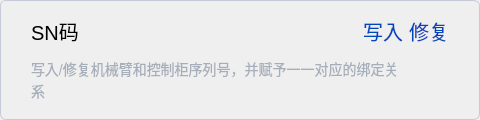
                <widget class="QWidget" name="widgetSystemSN" native="true">
                 <property name="minimumSize">
                  <size>
                   <width>480</width>
                   <height>120</height>
                  </size>
                 </property>
                 <property name="maximumSize">
                  <size>
                   <width>480</width>
                   <height>120</height>
                  </size>
                 </property>
                 <property name="styleSheet">
                  <string notr="true">	border: 1px solid #C6C9D7;
                  border-radius: 6px;</string>
                 </property>
                 <layout class="QGridLayout" name="gridLayout_39">
                  <item row="0" column="0">
                   <spacer name="horizontalSpacer_53">
                    <property name="orientation">
                     <enum>Qt::Horizontal</enum>
                    </property>
                    <property name="sizeType">
                     <enum>QSizePolicy::Fixed</enum>
                    </property>
                    <property name="sizeHint" stdset="0">
                     <size>
                      <width>20</width>
                      <height>20</height>
                     </size>
                    </property>
                   </spacer>
                  </item>
                  <item row="0" column="3">
                   <spacer name="horizontalSpacer_77">
                    <property name="orientation">
                     <enum>Qt::Horizontal</enum>
                    </property>
                    <property name="sizeHint" stdset="0">
                     <size>
                      <width>40</width>
                      <height>20</height>
                     </size>
                    </property>
                   </spacer>
                  </item>
                  <item row="1" column="1" colspan="4">
                   <widget class="QLabel" name="label_58">
                    <property name="maximumSize">
                     <size>
                      <width>16777215</width>
                      <height>46</height>
                     </size>
                    </property>
                    <property name="styleSheet">
                     <string notr="true">border:none;
          color:#A6AEBA;
          font-size: 14px;</string>
                    </property>
                    <property name="text">
                     <string>&lt;html&gt;&lt;head/&gt;&lt;body&gt;&lt;p&gt;写入/修复机械臂和控制柜序列号，并赋予一一对应的绑定关系&lt;/p&gt;&lt;/body&gt;&lt;/html&gt;</string>
                    </property>
                    <property name="scaledContents">
                     <bool>true</bool>
                    </property>
                    <property name="wordWrap">
                     <bool>true</bool>
                    </property>
                   </widget>
                  </item>
                  <item row="0" column="5">
                   <widget class="QPushButton" name="btnSystemSNRepair">
                    <property name="font">
                     <font>
                      <pointsize>-1</pointsize>
                     </font>
                    </property>
                    <property name="cursor">
                     <cursorShape>PointingHandCursor</cursorShape>
                    </property>
                    <property name="styleSheet">
                     <string notr="true">border:none;
          color: rgba(0,71,187,1);
          text-align:right;
          font-size: 20px;</string>
                    </property>
                    <property name="text">
                     <string>修复</string>
                    </property>
                   </widget>
                  </item>
                  <item row="0" column="6">
                   <spacer name="horizontalSpacer_76">
                    <property name="orientation">
                     <enum>Qt::Horizontal</enum>
                    </property>
                    <property name="sizeType">
                     <enum>QSizePolicy::Fixed</enum>
                    </property>
                    <property name="sizeHint" stdset="0">
                     <size>
                      <width>20</width>
                      <height>20</height>
                     </size>
                    </property>
                   </spacer>
                  </item>
                  <item row="0" column="4">
                   <widget class="QPushButton" name="btnSystemSNWrite">
                    <property name="font">
                     <font>
                      <pointsize>-1</pointsize>
                     </font>
                    </property>
                    <property name="cursor">
                     <cursorShape>PointingHandCursor</cursorShape>
                    </property>
                    <property name="styleSheet">
                     <string notr="true">border:none;
          color: rgba(0,71,187,1);
          text-align:right;
          font-size: 20px;</string>
                    </property>
                    <property name="text">
                     <string>写入</string>
                    </property>
                   </widget>
                  </item>
                  <item row="0" column="1">
                   <widget class="QLabel" name="label_59">
                    <property name="font">
                     <font>
                      <pointsize>-1</pointsize>
                     </font>
                    </property>
                    <property name="styleSheet">
                     <string notr="true">border:none;
          font-size: 20px;</string>
                    </property>
                    <property name="text">
                     <string>SN码</string>
                    </property>
                    <property name="alignment">
                     <set>Qt::AlignLeading|Qt::AlignLeft|Qt::AlignVCenter</set>
                    </property>
                   </widget>
                  </item>
                 </layout>
                </widget>
